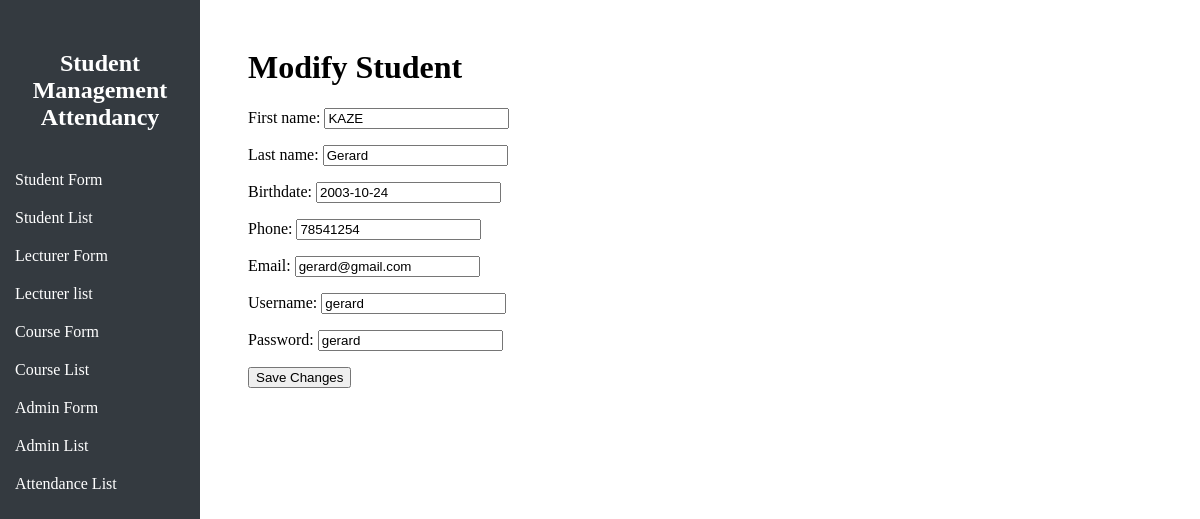
Page /students/modify_student/1/ on the committed database.
### students/models.py (models this page shows, shortened)
class Student(models.Model):
    first_name = models.CharField(max_length=100, default="Unknown")
    last_name = models.CharField(max_length=100, default="Unknown")
    birthdate = models.DateField(default=timezone.now)
    phone = models.CharField(max_length=15, blank=True, null=True)
    email = models.EmailField()
    username = models.CharField(max_length=50, default="Unknown")
    password = models.CharField(max_length=100, default="Unknown")  # In production, consider hashing this

### students/views.py (the view)
# urls.py: path('modify_student/<int:student_id>/', modify_student, name='modify_student'),
def modify_student(request, student_id):
    student = get_object_or_404(Student, id=student_id)
    if request.method == 'POST':
        form = StudentForm(request.POST, instance=student)
        if form.is_valid():
            form.save()
            return redirect('success_url')  # Redirect after successful modification
    else:
        form = StudentForm(instance=student)
    return render(request, 'students/modify_student.html', {'form': form})

### students/forms.py
class StudentForm(forms.ModelForm):
    class Meta:
        model = Student
        fields = ['first_name', 'last_name', 'birthdate', 'phone', 'email', 'username', 'password']

### students/templates/students/modify_student.html (shortened to what this page needs)
{% extends 'students/base.html' %}
{% block content %}
<h1>Modify Student</h1>
<form method="post">
    {{ form.as_p }}
    <button type="submit">Save Changes</button>
</form>
{% endblock %}

### rows in the picture
Student: first_name "KAZE", last_name "Gerard", birthdate "2003-10-24", phone "78541254", email "gerard@gmail.com", username "gerard", password "gerard"
